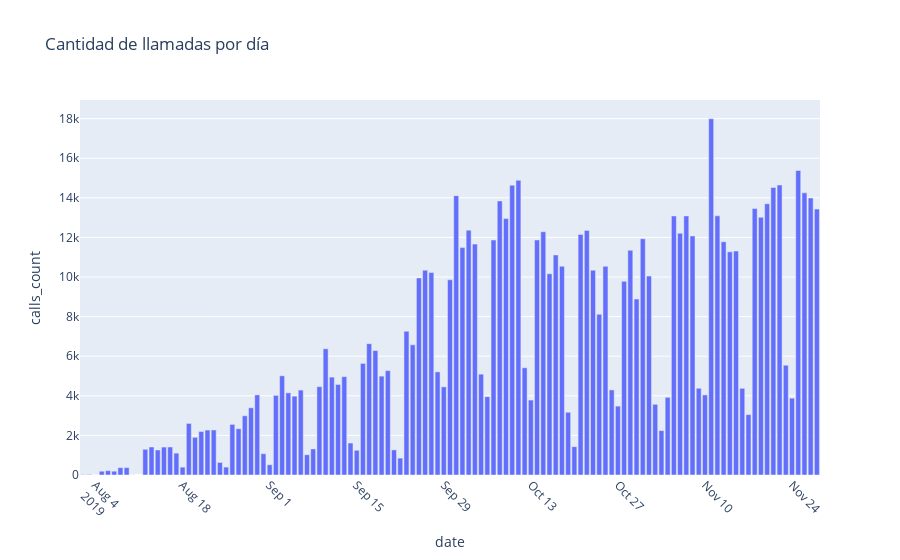

The notebook cell this image was saved under:
### Markdown cell above
4. Graficar un histograma del número de llamadas por día.

### Code cell
fig = px.bar(calls_per_day, x='date', y='calls_count', title='Cantidad de llamadas por día')
fig.update_xaxes(tickangle=45)
fig.show()
